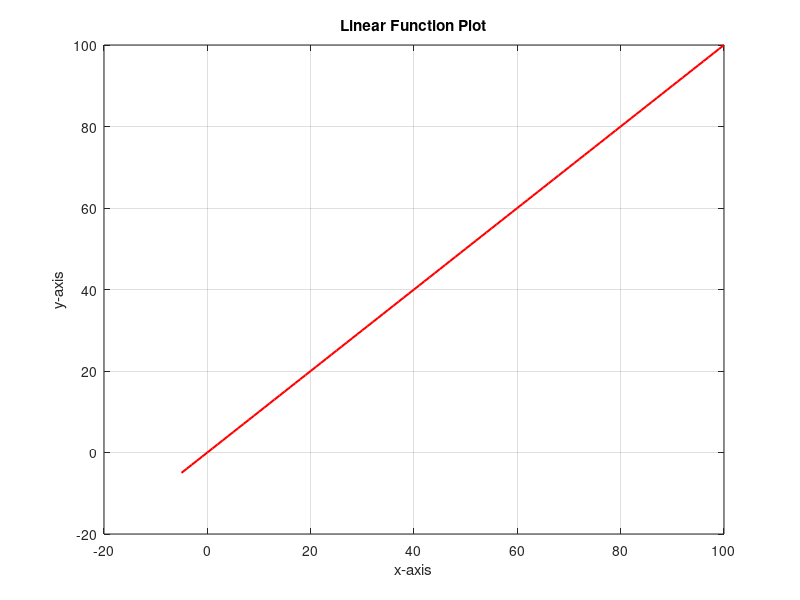

Reproduce this figure in MATLAB.
%% Q1) Plotting a Straight Line Graph: y = m*x + c
x = -5:1:100;                             % Define x range
m = 1;  % slope
c = 0; % intercept

y = m*x + c;                              % Linear equation

plot(x, y, 'r', 'LineWidth', 1.5);
xlabel('x-axis');
ylabel('y-axis');
title('Linear Function Plot');
grid on;
